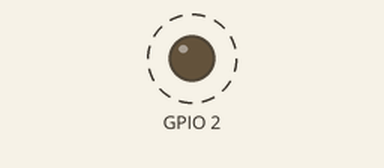
Bench run of a sketch on a simulated ESP32. Shown: output pins drawn as LEDs (lit = HIGH). Dashed ring = blinking. WiFi joins after 1.5 s; servers stay silent unless stated.

Above: at 1.7 s.
Timing chart, 0 to 4.5 s (numbered marks = the images above):
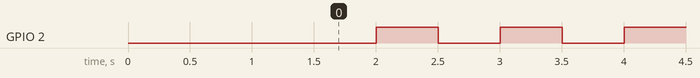

The sketch:

OTA_ESP32_V1.ino
```cpp
#include "configuration.h"

Botao LED1(2);
/*
 * setup function
 */
void setup(void) {
  esp_task_wdt_init(20, true);
  esp_task_wdt_add(NULL);
  startRede();
}

void loop(void) {
  esp_task_wdt_reset();
  LED1.test_Botao();
  server.handleClient();
  delay(1);
}
```

Botao.cpp
```cpp
#include "Botao.h"
Botao::Botao(int pin){
  _pin = pin;
  pinMode(_pin, OUTPUT);
}
void Botao::test_Botao(){
  if(millis() - _tempoAnterior >= _tempo){
    _tempoAnterior = millis();
    digitalWrite(_pin, _estado);
    _estado = !_estado;
  }
}
```

Botao.h
```cpp
#ifndef _BOTAOH_
#define _BOTAOH_

#include "Arduino.h"
class Botao{
  private:
    int _pin;
    int _tempo = 500;
    boolean _estado = LOW;
    unsigned long int _tempoAnterior = 0;
  public:
    Botao(int pin);
    void test_Botao();
};
#endif
```

web.h
```cpp
//=========================================
//HTML + CSS + JavaScript codes for webpage
//=========================================
#ifndef _WEBPAGECODEH_
#define _WEBPAGECODEH_

/*
 * Login page
 */

const char* loginIndex =
 "<form name='loginForm'>"
    "<table width='20%' bgcolor='BBBBBB' align='center'>"
        "<tr>"
            "<td colspan=2>"
                "<center><font size=4><b>ESP32 Login Page</b></font></center>"
                "<br>"
            "</td>"
            "<br>"
            "<br>"
        "</tr>"
        "<tr>"
             "<td>Username:</td>"
             "<td><input type='text' size=25 name='userid'><br></td>"
        "</tr>"
        "<br>"
        "<br>"
        "<tr>"
            "<td>Password:</td>"
            "<td><input type='Password' size=25 name='pwd'><br></td>"
            "<br>"
            "<br>"
        "</tr>"
        "<tr>"
            "<td><input type='submit' onclick='check(this.form)' value='Login'></td>"
        "</tr>"
    "</table>"
"</form>"
"<script>"
    "function check(form)"
    "{"
    "if(form.userid.value=='admin' && form.pwd.value=='admin')"
    "{"
    "window.open('/serverIndex')"
    "}"
    "else"
    "{"
    " alert('Error Password or Username')/*displays error message*/"
    "}"
    "}"
"</script>";

/*
 * Server Index Page
 */

const char* serverIndex =
"<script src='https://ajax.googleapis.com/ajax/libs/jquery/3.2.1/jquery.min.js'></script>"
"<form method='POST' action='#' enctype='multipart/form-data' id='upload_form'>"
   "<input type='file' name='update'>"
        "<input type='submit' value='Update'>"
    "</form>"
 "<div id='prg'>progress: 0%</div>"
 "<script>"
  "$('form').submit(function(e){"
  "e.preventDefault();"
  "var form = $('#upload_form')[0];"
  "var data = new FormData(form);"
  " $.ajax({"
  "url: '/update',"
  "type: 'POST',"
  "data: data,"
  "contentType: false,"
  "processData:false,"
  "xhr: function() {"
  "var xhr = new window.XMLHttpRequest();"
  "xhr.upload.addEventListener('progress', function(evt) {"
  "if (evt.lengthComputable) {"
  "var per = evt.loaded / evt.total;"
  "$('#prg').html('progress: ' + Math.round(per*100) + '%');"
  "}"
  "}, false);"
  "return xhr;"
  "},"
  "success:function(d, s) {"
  "console.log('success!')"
 "},"
 "error: function (a, b, c) {"
 "}"
 "});"
 "});"
 "</script>";
#endif
```

configuration.h
```cpp
#ifndef _configuration_
#define _configuration_

#include <WiFi.h>
#include <WiFiClient.h>
#include <WebServer.h>
#include <ESPmDNS.h>
#include <Update.h>
#include <esp_task_wdt.h>
#include <AsyncTCP.h>
#include <ESPAsyncWebServer.h>
#include "Web.h"
#include "botao.h"

// Instatiate the AsyncWebServer object on port 80
AsyncWebServer webServer(80);
WebServer server(80);

const char* host = "esp32";
const char* ssid = "DESKTOP";
const char* password = "12345678";

void startRede(){
    // Connect to WiFi network
    WiFi.begin(ssid, password);

    // Wait for connection
    while (WiFi.status() != WL_CONNECTED) {
      delay(500);
    }

    /*use mdns for host name resolution*/
    if (!MDNS.begin(host)) { //http://esp32.local
      while (1) {
        delay(1000);
      }
    }
    /*return index page which is stored in serverIndex */
    server.on("/", HTTP_GET, []() {
      server.sendHeader("Connection", "close");
      server.send(200, "text/html", loginIndex);
    });
    server.on("/serverIndex", HTTP_GET, []() {
      server.sendHeader("Connection", "close");
      server.send(200, "text/html", serverIndex);
    });
    /*handling uploading firmware file */
    server.on("/update", HTTP_POST, []() {
      server.sendHeader("Connection", "close");
      server.send(200, "text/plain", (Update.hasError()) ? "FAIL" : "OK");
      ESP.restart();
    }, []() {
      HTTPUpload& upload = server.upload();
      if (upload.status == UPLOAD_FILE_START) {
        if (!Update.begin(UPDATE_SIZE_UNKNOWN)) { //start with max available size
          Update.printError(Serial);
        }
      } else if (upload.status == UPLOAD_FILE_WRITE) {
        /* flashing firmware to ESP*/
        if (Update.write(upload.buf, upload.currentSize) != upload.currentSize) {
          Update.printError(Serial);
        }
      } else if (upload.status == UPLOAD_FILE_END) {
        if (Update.end(true)) { //true to set the size to the current progress
        } else {
          Update.printError(Serial);
        }
      }
    });
  server.begin();
}

#endif
```

Measured:
- by itself, GPIO 2: alternates HIGH for 0.50 s and LOW for 0.50 s
